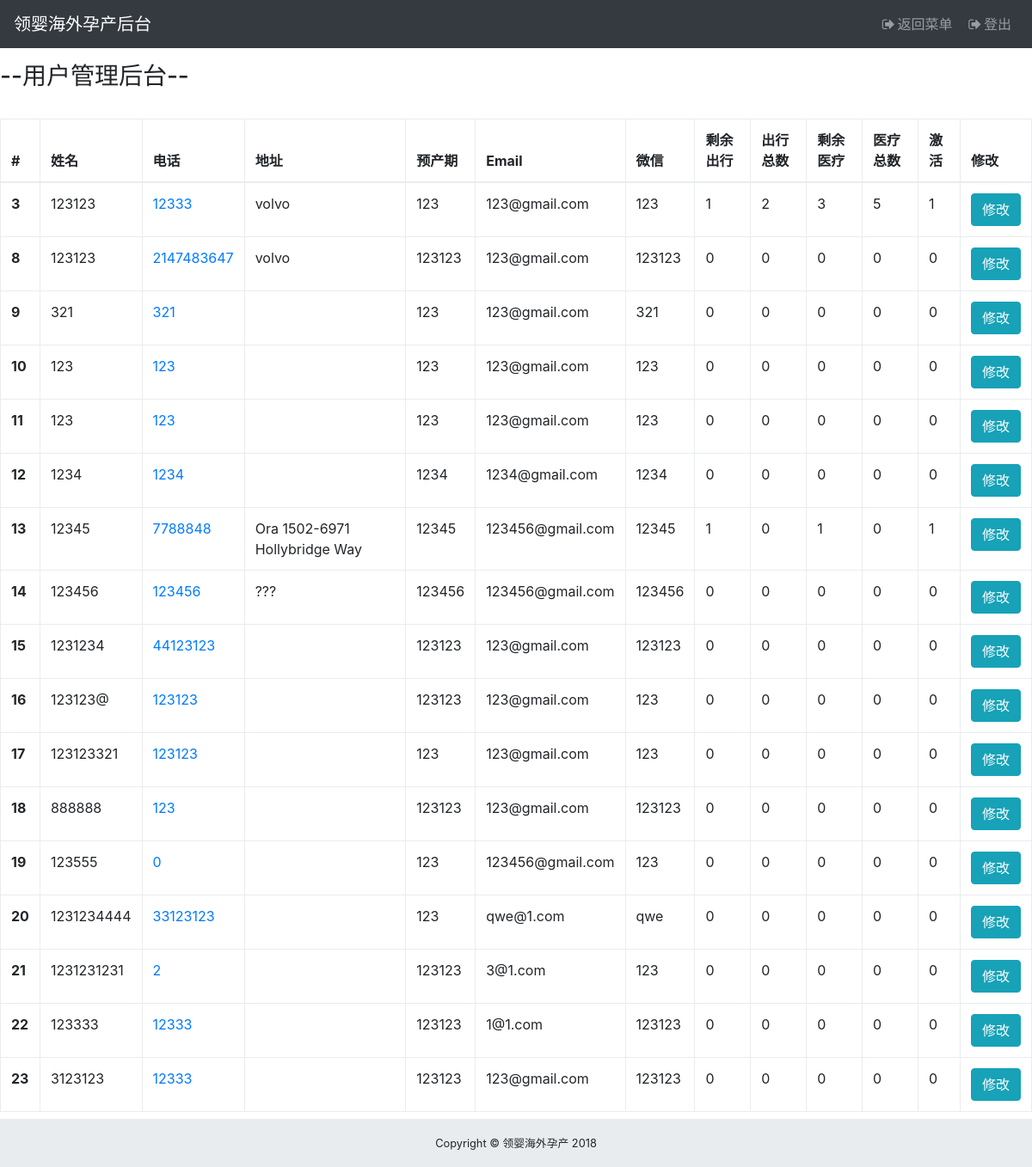
The page /admin/user_permission.php (signed in) on the database as committed earlier.
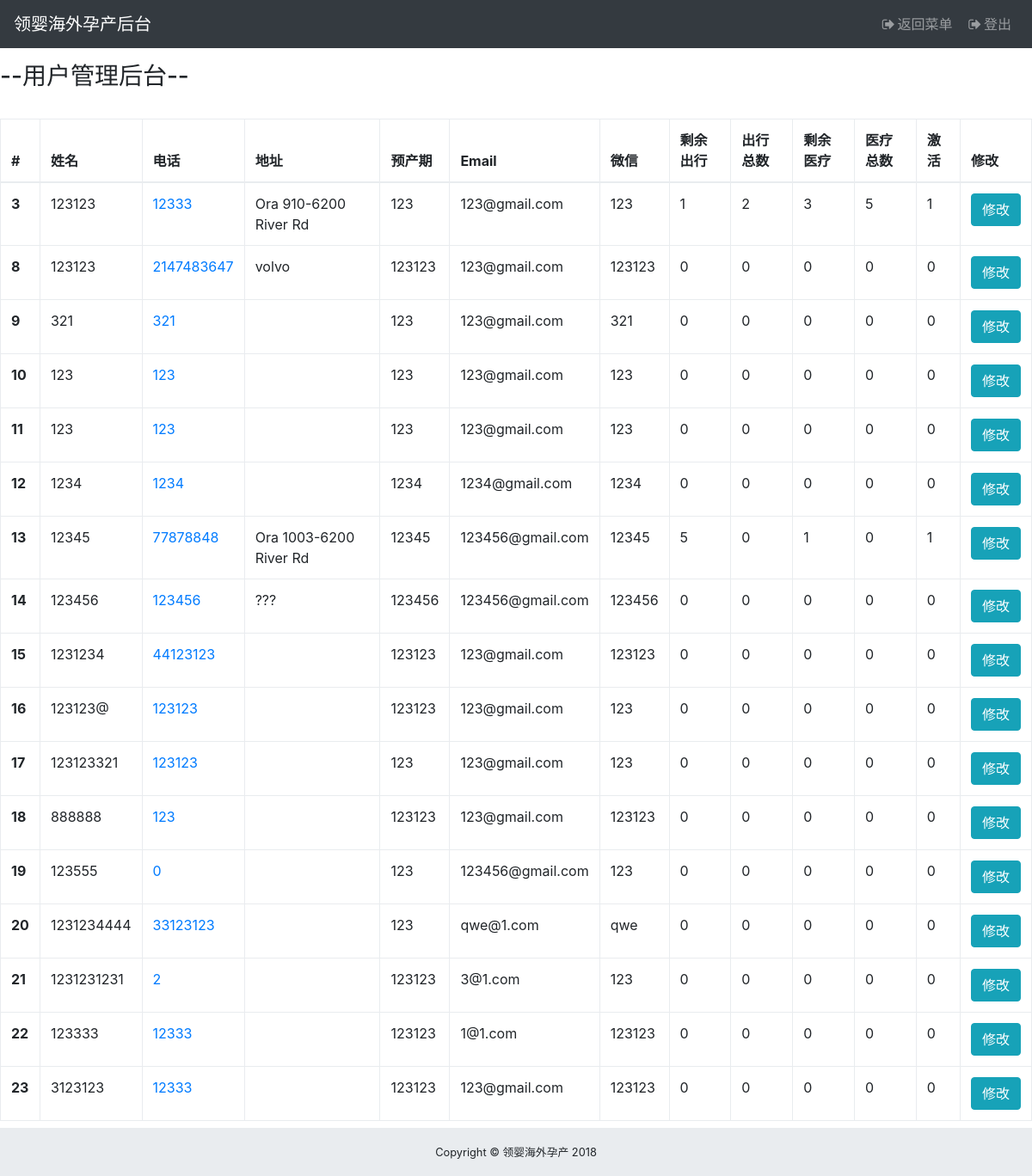
The same page on the database as committed later.
### tables this page shows
CREATE TABLE `users` (
  `uid` int(5) NOT NULL,
  `username` varchar(10) NOT NULL,
  `phone` bigint(50) NOT NULL,
  `email` varchar(50) NOT NULL,
  `password` varchar(100) NOT NULL,
  `weChat` varchar(50) NOT NULL,
  `timeDeliver` varchar(50) NOT NULL,
  `create_time` date NOT NULL,
  `role` varchar(10) DEFAULT NULL,
  `salt` varchar(6) NOT NULL,
  `address` varchar(100) DEFAULT NULL,
  `pickup` int(5) DEFAULT NULL,
  `pickupTotal` int(20) DEFAULT NULL,
  `medicals` int(5) DEFAULT NULL,
  `medicalsTotal` int(20) DEFAULT NULL,
  `isActive` int(2) DEFAULT NULL
);

### admin/model/user_permission.func.php (the view, shortened to what this page needs)
<?php if(!defined('In_System')) exit("Access Denied");
class User_Permission{
    public function generatePermission(){
        GLOBAL $mysqli;
        $profile_query = "SELECT * FROM users";
        $results = mysqli_fetch_all($mysqli->query($profile_query), MYSQLI_ASSOC);
		if(sizeof($results) > 0){
            echo sprintf("
            <div class=\"table-responsive\">
                <table class=\"table table-bordered\">
                <thead>
                    <tr>
                        <th>#</th>
                        <th>姓名</th>
                        <th>电话</th>
                        <th>地址</th>
                        <th>预产期</th>
                        <th>Email</th>
                        <th>微信</th>
                        <th>剩余出行</th>
                        <th>出行总数</th>
                        <th>剩余医疗</th>
                        <th>医疗总数</th>
                        <th>激活</th>
                        <th>修改</th>
                    </tr>
                </thead>
                <tbody>
            ");
            foreach( $results as $result){
                echo sprintf("
                            <form action=\"./user_permission_detail.php\" method=\"post\">
                            <tr>
                                <th scope=row><input type=\"hidden\" name= \"salt\" value= %s>%d</th>
                                <td>%s</td>
                                <td><a href=\"tel:%d\">%d</a></td>
                                <td>%s</td>
                                <td>%s</td>
                                <td>%s</td>
                                <td>%s</td>
                                <td>%d</td>
                                <td>%d</td>
                                <td>%d</td>
                                <td>%d</td>
                                <td>%d</td>
                                <td><button tyle=\"submit\" class=\"btn btn-info\" name=\"user_modify\">修改</button></td>
                            </tr>
                            </form>
                ", $result['salt'], $result['uid'], $result['username'], $result['phone'], $result['phone'], $result['address'], $result['timeDeliver'], $result['email'], $result['weChat'],  $result['pickup'], $result['pickupTotal'], $result['medicals'], $result['medicalsTotal'], $result['isActive']);
            }
            echo sprintf("
                    </tbody>
                    </table>
                </div>");
			return 1;
		}else{
			return 0;
		}
    }
}
?>

### component/adminHeader.php (shortened to what this page needs)
<!DOCTYPE html>
<html lang="en">
<head>
    <link href="/vendor/bootstrap/css/bootstrap.min.css" rel="stylesheet">
    <link href="/vendor/font-awesome/css/font-awesome.min.css" rel="stylesheet" type="text/css">
    <link href="/vendor/datatables/dataTables.bootstrap4.css" rel="stylesheet">
    <link href="/css/sb-admin.css" rel="stylesheet">
    <link href="/css/custom.css" rel="stylesheet">
    <link href="/css/bootstrap-datetimepicker.min.css" rel="stylesheet">
</head>
<body id="page-top">
<nav class="navbar navbar-expand-lg navbar-dark bg-dark fixed-top" id="mainNav">
    <a class="navbar-brand" href="./admin_access.php">领婴海外孕产后台</a>
    <div class="collapse navbar-collapse" id="navbarResponsive">
        <ul class="navbar-nav ml-auto">
            <li class="nav-item">
                <a class="nav-link" href="./admin_access.php">
                <i class="fa fa-fw fa-sign-out"></i>返回菜单</a>
            </li>
            <li class="nav-item">
                <a class="nav-link" onclick="signOut()">
                <i class="fa fa-fw fa-sign-out"></i>登出</a>
            </li>
        </ul>
    </div>
</nav>
<br/><br/><br/>

### admin/user_permission.php (shortened to what this page needs)
<?php DEFINE('Template_Call', TRUE);
    include_once "../component/adminHeader.php";
?>
 <h3>--用户管理后台--</h3>
 <br/>
<?php
    include_once "./model/common.php";
    include_once "./model/user_permission.func.php";
    $user_permission = new User_Permission();
    $user_permission->generatePermission();
?>
<br/><br/>
<?php
    include_once "../component/adminFooter.php";
?>
</body>
</html>

### component/adminFooter.php (shortened to what this page needs)
<footer class="admin-footer">
<div class="container-fluid">
    <div class="text-center">
    <small>Copyright © 领婴海外孕产 2018</small>
    </div>
</div>
</footer>

### css/sb-admin.css (style rules this page uses)
html { position: relative; min-height: 100%; }
body { overflow-x: hidden; }
#mainNav .navbar-collapse { overflow: auto; max-height: 75vh; }
#mainNav .navbar-collapse .navbar-nav .nav-item .nav-link { cursor: pointer; }
@media (min-width: 992px) { #mainNav .navbar-brand { width: 250px; } }
@media (min-width: 992px) { #mainNav .navbar-collapse { overflow: visible; max-height: none; } }

### css/custom.css (style rules this page uses)
.admin-footer { position: absolute; bottom: 0; left: 0; right: 0; width:100%; height: 56px; background-color: #e9ecef; line-height: 55px; }

Rows that differ between the two databases and show on the page:
changed users id 3: address "volvo" → "Ora 910-6200 River Rd"
changed users id 13: phone "7788848" → "77878848"; address "Ora 1502-6971 Hollybridge Way" → "Ora 1003-6200 River Rd"; pickup "1" → "5"
